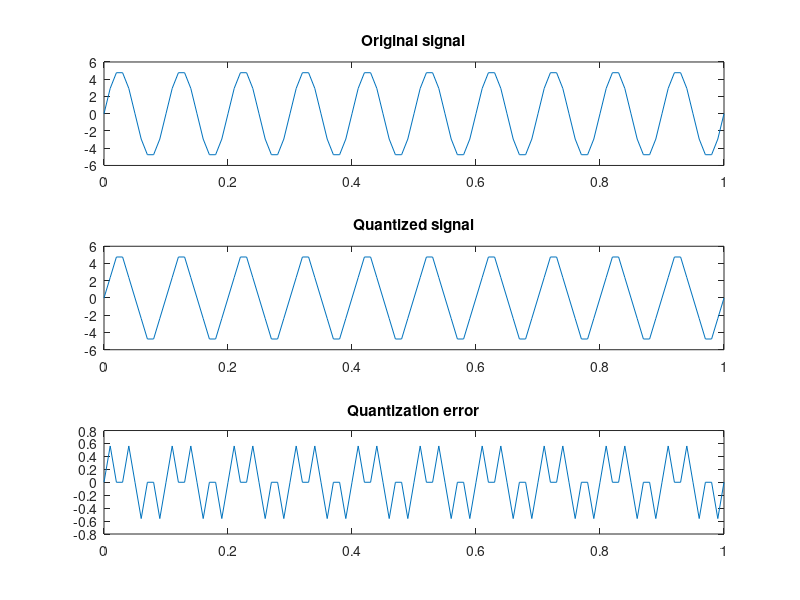

Source code (MATLAB):
clc
clear all;
close all;

f = 10;
a = 5;
fs = 100;
n = 0:1/fs:1;
y = a*sin(2*pi*f*n);
subplot(3,1,1);
plot(n,y);
title('Original signal');

bit = 3;
yMax = max(y);
yMin = min(y);

step = (yMax - yMin)/(2.^bit);
quantizedSignal = round(y/step) * step;
subplot(3,1,2);
plot(n, quantizedSignal);
title("Quantized signal");
%hold on;
qError = y - quantizedSignal;
subplot(3,1,3);
plot(n, qError);
title("Quantization error");
